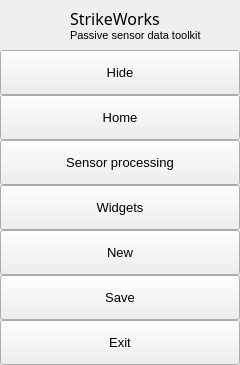
        <widget class="QFrame" name="leftMenuBg">
         <property name="minimumSize">
          <size>
           <width>240</width>
           <height>0</height>
          </size>
         </property>
         <property name="maximumSize">
          <size>
           <width>240</width>
           <height>16777215</height>
          </size>
         </property>
         <property name="frameShape">
          <enum>QFrame::NoFrame</enum>
         </property>
         <property name="frameShadow">
          <enum>QFrame::Raised</enum>
         </property>
         <layout class="QVBoxLayout" name="verticalLayout_3">
          <property name="spacing">
           <number>0</number>
          </property>
          <property name="leftMargin">
           <number>0</number>
          </property>
          <property name="topMargin">
           <number>0</number>
          </property>
          <property name="rightMargin">
           <number>0</number>
          </property>
          <property name="bottomMargin">
           <number>0</number>
          </property>
          <item>
           <widget class="QFrame" name="topLogoInfo">
            <property name="minimumSize">
             <size>
              <width>0</width>
              <height>50</height>
             </size>
            </property>
            <property name="maximumSize">
             <size>
              <width>16777215</width>
              <height>50</height>
             </size>
            </property>
            <property name="frameShape">
             <enum>QFrame::NoFrame</enum>
            </property>
            <property name="frameShadow">
             <enum>QFrame::Raised</enum>
            </property>
            <widget class="QFrame" name="topLogo">
             <property name="geometry">
              <rect>
               <x>10</x>
               <y>5</y>
               <width>42</width>
               <height>42</height>
              </rect>
             </property>
             <property name="minimumSize">
              <size>
               <width>42</width>
               <height>42</height>
              </size>
             </property>
             <property name="maximumSize">
              <size>
               <width>42</width>
               <height>42</height>
              </size>
             </property>
             <property name="frameShape">
              <enum>QFrame::NoFrame</enum>
             </property>
             <property name="frameShadow">
              <enum>QFrame::Raised</enum>
             </property>
            </widget>
            <widget class="QLabel" name="titleLeftApp">
             <property name="geometry">
              <rect>
               <x>70</x>
               <y>8</y>
               <width>160</width>
               <height>20</height>
              </rect>
             </property>
             <property name="font">
              <font>
               <family>Segoe UI Semibold</family>
               <pointsize>12</pointsize>
               <weight>7</weight>
               <italic>false</italic>
               <bold>false</bold>
              </font>
             </property>
             <property name="text">
              <string>StrikeWorks</string>
             </property>
            </widget>
            <widget class="QLabel" name="titleLeftDescription">
             <property name="geometry">
              <rect>
               <x>70</x>
               <y>27</y>
               <width>160</width>
               <height>16</height>
              </rect>
             </property>
             <property name="maximumSize">
              <size>
               <width>16777215</width>
               <height>16</height>
              </size>
             </property>
             <property name="font">
              <font>
               <family>Segoe UI</family>
               <pointsize>8</pointsize>
               <weight>50</weight>
               <italic>false</italic>
               <bold>false</bold>
              </font>
             </property>
             <property name="text">
              <string>Passive sensor data toolkit</string>
             </property>
            </widget>
           </widget>
          </item>
          <item>
           <widget class="QFrame" name="leftMenuFrame">
            <property name="frameShape">
             <enum>QFrame::NoFrame</enum>
            </property>
            <property name="frameShadow">
             <enum>QFrame::Raised</enum>
            </property>
            <layout class="QVBoxLayout" name="verticalMenuLayout">
             <property name="spacing">
              <number>0</number>
             </property>
             <property name="leftMargin">
              <number>0</number>
             </property>
             <property name="topMargin">
              <number>0</number>
             </property>
             <property name="rightMargin">
              <number>0</number>
             </property>
             <property name="bottomMargin">
              <number>0</number>
             </property>
             <item>
              <widget class="QFrame" name="toggleBox">
               <property name="maximumSize">
                <size>
                 <width>16777215</width>
                 <height>45</height>
                </size>
               </property>
               <property name="frameShape">
                <enum>QFrame::NoFrame</enum>
               </property>
               <property name="frameShadow">
                <enum>QFrame::Raised</enum>
               </property>
               <layout class="QVBoxLayout" name="verticalLayout_4">
                <property name="spacing">
                 <number>0</number>
                </property>
                <property name="leftMargin">
                 <number>0</number>
                </property>
                <property name="topMargin">
                 <number>0</number>
                </property>
                <property name="rightMargin">
                 <number>0</number>
                </property>
                <property name="bottomMargin">
                 <number>0</number>
                </property>
                <item>
                 <widget class="QPushButton" name="toggleButton">
                  <property name="sizePolicy">
                   <sizepolicy hsizetype="Expanding" vsizetype="Fixed">
                    <horstretch>0</horstretch>
                    <verstretch>0</verstretch>
                   </sizepolicy>
                  </property>
                  <property name="minimumSize">
                   <size>
                    <width>0</width>
                    <height>45</height>
                   </size>
                  </property>
                  <property name="font">
                   <font>
                    <family>Segoe UI</family>
                    <pointsize>10</pointsize>
                    <weight>50</weight>
                    <italic>false</italic>
                    <bold>false</bold>
                   </font>
                  </property>
                  <property name="cursor">
                   <cursorShape>PointingHandCursor</cursorShape>
                  </property>
                  <property name="layoutDirection">
                   <enum>Qt::LeftToRight</enum>
                  </property>
                  <property name="styleSheet">
                   <string notr="true">background-image: url(:/icons/images/icons/icon_menu.png);</string>
                  </property>
                  <property name="text">
                   <string>Hide</string>
                  </property>
                 </widget>
                </item>
               </layout>
              </widget>
             </item>
             <item alignment="Qt::AlignTop">
              <widget class="QFrame" name="topMenu">
               <property name="frameShape">
                <enum>QFrame::NoFrame</enum>
               </property>
               <property name="frameShadow">
                <enum>QFrame::Raised</enum>
               </property>
               <layout class="QVBoxLayout" name="verticalLayout_8">
                <property name="spacing">
                 <number>0</number>
                </property>
                <property name="leftMargin">
                 <number>0</number>
                </property>
                <property name="topMargin">
                 <number>0</number>
                </property>
                <property name="rightMargin">
                 <number>0</number>
                </property>
                <property name="bottomMargin">
                 <number>0</number>
                </property>
                <item>
                 <widget class="QPushButton" name="btn_home">
                  <property name="sizePolicy">
                   <sizepolicy hsizetype="Expanding" vsizetype="Fixed">
                    <horstretch>0</horstretch>
                    <verstretch>0</verstretch>
                   </sizepolicy>
                  </property>
                  <property name="minimumSize">
                   <size>
                    <width>0</width>
                    <height>45</height>
                   </size>
                  </property>
                  <property name="font">
                   <font>
                    <family>Segoe UI</family>
                    <pointsize>10</pointsize>
                    <weight>50</weight>
                    <italic>false</italic>
                    <bold>false</bold>
                   </font>
                  </property>
                  <property name="cursor">
                   <cursorShape>PointingHandCursor</cursorShape>
                  </property>
                  <property name="layoutDirection">
                   <enum>Qt::LeftToRight</enum>
                  </property>
                  <property name="styleSheet">
                   <string notr="true">background-image: url(:/icons/images/icons/cil-home.png);</string>
                  </property>
                  <property name="text">
                   <string>Home</string>
                  </property>
                 </widget>
                </item>
                <item>
                 <widget class="QPushButton" name="btn_sensor">
                  <property name="sizePolicy">
                   <sizepolicy hsizetype="Expanding" vsizetype="Fixed">
                    <horstretch>0</horstretch>
                    <verstretch>0</verstretch>
                   </sizepolicy>
                  </property>
                  <property name="minimumSize">
                   <size>
                    <width>0</width>
                    <height>45</height>
                   </size>
                  </property>
                  <property name="font">
                   <font>
                    <family>Segoe UI</family>
                    <pointsize>10</pointsize>
                    <weight>50</weight>
                    <italic>false</italic>
                    <bold>false</bold>
                   </font>
                  </property>
                  <property name="cursor">
                   <cursorShape>PointingHandCursor</cursorShape>
                  </property>
                  <property name="layoutDirection">
                   <enum>Qt::LeftToRight</enum>
                  </property>
                  <property name="styleSheet">
                   <string notr="true">background-image: url(:/icons/images/icons/cil-microphone.png);</string>
                  </property>
                  <property name="text">
                   <string>Sensor processing</string>
                  </property>
                 </widget>
                </item>
                <item>
                 <widget class="QPushButton" name="btn_widgets">
                  <property name="sizePolicy">
                   <sizepolicy hsizetype="Expanding" vsizetype="Fixed">
                    <horstretch>0</horstretch>
                    <verstretch>0</verstretch>
                   </sizepolicy>
                  </property>
                  <property name="minimumSize">
                   <size>
                    <width>0</width>
                    <height>45</height>
                   </size>
                  </property>
                  <property name="font">
                   <font>
                    <family>Segoe UI</family>
                    <pointsize>10</pointsize>
                    <weight>50</weight>
                    <italic>false</italic>
                    <bold>false</bold>
                   </font>
                  </property>
                  <property name="cursor">
                   <cursorShape>PointingHandCursor</cursorShape>
                  </property>
                  <property name="layoutDirection">
                   <enum>Qt::LeftToRight</enum>
                  </property>
                  <property name="styleSheet">
                   <string notr="true">background-image: url(:/icons/images/icons/cil-gamepad.png);</string>
                  </property>
                  <property name="text">
                   <string>Widgets</string>
                  </property>
                 </widget>
                </item>
                <item>
                 <widget class="QPushButton" name="btn_new">
                  <property name="sizePolicy">
                   <sizepolicy hsizetype="Expanding" vsizetype="Fixed">
                    <horstretch>0</horstretch>
                    <verstretch>0</verstretch>
                   </sizepolicy>
                  </property>
                  <property name="minimumSize">
                   <size>
                    <width>0</width>
                    <height>45</height>
                   </size>
                  </property>
                  <property name="font">
                   <font>
                    <family>Segoe UI</family>
                    <pointsize>10</pointsize>
                    <weight>50</weight>
                    <italic>false</italic>
                    <bold>false</bold>
                   </font>
                  </property>
                  <property name="cursor">
                   <cursorShape>PointingHandCursor</cursorShape>
                  </property>
                  <property name="layoutDirection">
                   <enum>Qt::LeftToRight</enum>
                  </property>
                  <property name="styleSheet">
                   <string notr="true">background-image: url(:/icons/images/icons/cil-file.png);</string>
                  </property>
                  <property name="text">
                   <string>New</string>
                  </property>
                 </widget>
                </item>
                <item>
                 <widget class="QPushButton" name="btn_save">
                  <property name="sizePolicy">
                   <sizepolicy hsizetype="Expanding" vsizetype="Fixed">
                    <horstretch>0</horstretch>
                    <verstretch>0</verstretch>
                   </sizepolicy>
                  </property>
                  <property name="minimumSize">
                   <size>
                    <width>0</width>
                    <height>45</height>
                   </size>
                  </property>
                  <property name="font">
                   <font>
                    <family>Segoe UI</family>
                    <pointsize>10</pointsize>
                    <weight>50</weight>
                    <italic>false</italic>
                    <bold>false</bold>
                   </font>
                  </property>
                  <property name="cursor">
                   <cursorShape>PointingHandCursor</cursorShape>
                  </property>
                  <property name="layoutDirection">
                   <enum>Qt::LeftToRight</enum>
                  </property>
                  <property name="styleSheet">
                   <string notr="true">background-image: url(:/icons/images/icons/cil-save.png)</string>
                  </property>
                  <property name="text">
                   <string>Save</string>
                  </property>
                 </widget>
                </item>
                <item>
                 <widget class="QPushButton" name="btn_exit">
                  <property name="sizePolicy">
                   <sizepolicy hsizetype="Expanding" vsizetype="Fixed">
                    <horstretch>0</horstretch>
                    <verstretch>0</verstretch>
                   </sizepolicy>
                  </property>
                  <property name="minimumSize">
                   <size>
                    <width>0</width>
                    <height>45</height>
                   </size>
                  </property>
                  <property name="font">
                   <font>
                    <family>Segoe UI</family>
                    <pointsize>10</pointsize>
                    <weight>50</weight>
                    <italic>false</italic>
                    <bold>false</bold>
                   </font>
                  </property>
                  <property name="cursor">
                   <cursorShape>PointingHandCursor</cursorShape>
                  </property>
                  <property name="layoutDirection">
                   <enum>Qt::LeftToRight</enum>
                  </property>
                  <property name="styleSheet">
                   <string notr="true">background-image: url(:/icons/images/icons/cil-x.png);</string>
                  </property>
                  <property name="text">
                   <string>Exit</string>
                  </property>
                 </widget>
                </item>
               </layout>
              </widget>
             </item>
            </layout>
           </widget>
          </item>
         </layout>
        </widget>
